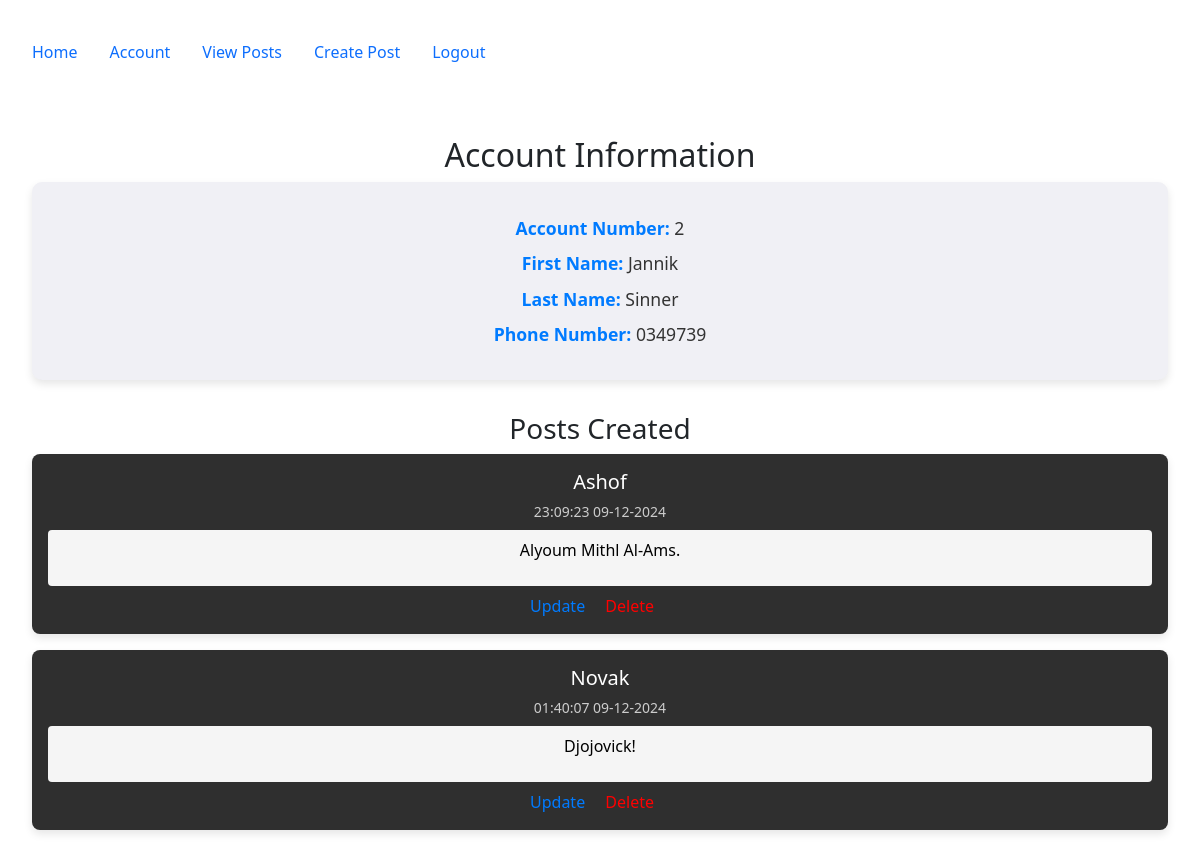
Page /account (signed in) on the earlier database version.
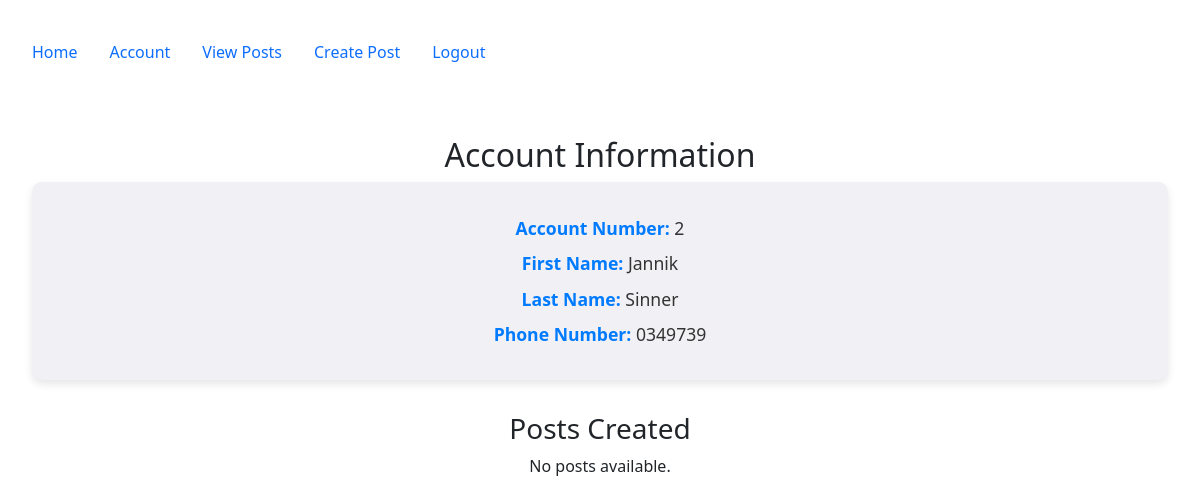
Same page on the later database version.
### config.py (models this page shows, shortened)
class User(db.Model, UserMixin):
    __tablename__ = 'users'
    id = db.Column(db.Integer, primary_key=True)
    email = db.Column(db.String(100), nullable=False, unique=True)
    password = db.Column(db.String(128), nullable=False)
    firstname = db.Column(db.String(100), nullable=False)
    lastname = db.Column(db.String(100), nullable=False)
    phone = db.Column(db.String(100), nullable=False)
    mfa_key = db.Column(db.String(32), nullable=False, default='')  # Store MFA key
    salt = db.Column(db.String(44), nullable=False,default=lambda: base64.urlsafe_b64encode(os.urandom(32)).decode('utf-8'))
    mfa_enabled = db.Column(db.Boolean, nullable=False, default=False)  # Track if MFA is enabled
    role = db.Column(db.String(50), nullable=False, default='end_user')
    posts = db.relationship("Post", order_by=Post.id, back_populates="user")
    log = db.relationship("Log", uselist=False, back_populates="user", cascade="all, delete-orphan")
    is_deleted = db.Column(db.Boolean, nullable=False, default=False)

class Post(db.Model):
   __tablename__ = 'posts'
   id = db.Column(db.Integer, primary_key=True)
   userid = db.Column(db.Integer, db.ForeignKey('users.id', ondelete="CASCADE"), nullable=False)
   created = db.Column(db.DateTime, nullable=False, default=datetime.utcnow)
   title_encrypted = db.Column(db.LargeBinary, nullable=False)
   body_encrypted = db.Column(db.LargeBinary, nullable=False)
   user = db.relationship("User", back_populates="posts")
   @staticmethod
   def derive_key(salt):
       return base64.urlsafe_b64encode(salt.encode('utf-8').ljust(32)[:32])
   @staticmethod
   def decrypt(data, key):
       fernet = Fernet(key)
       return fernet.decrypt(data).decode('utf-8')

### accounts/views.py (the view)
@accounts_bp.route('/account')
@login_required
def account():
    user = current_user  # Get the logged-in user
    encryption_key = Post.derive_key(user.salt)  # Derive the encryption key for the user
    user_posts = []
    posts_query = Post.query.filter_by(userid=user.id).all()
    for post in posts_query:
        try:
            decrypted_post = {
                "id": post.id,
                "title": Post.decrypt(post.title_encrypted, encryption_key),
                "body": Post.decrypt(post.body_encrypted, encryption_key),
                "created": post.created,
            }
            user_posts.append(decrypted_post)
        except Exception as e:
            print(f"Failed to decrypt post ID {post.id}: {e}")
    return render_template('accounts/account.html', user=user, posts=user_posts)

### app.py (called while the page is built, shortened)
@login_manager.user_loader
def load_user(user_id):
    return User.query.get(int(user_id))

@app.before_request
def restrict_access_and_waf_function_name():
    excluded_routes = ['firewall_error', 'static']
    if request.endpoint in excluded_routes:
        return  # Skip the check for these routes
    path = request.path
    query = request.query_string.decode("utf-8")
    combined_request_data = f"{path} {query}"
    print(f"Combined Request Data: {combined_request_data}")
    for attack_type, pattern in waf_rules.items():
        if pattern.search(combined_request_data):
            print(f"Detected Attack Type: {attack_type} | Data: {combined_request_data}")
            flash(f"Attack detected: {attack_type}", "danger")
            return redirect(url_for('firewall_error', attack_type=attack_type))

### templates/accounts/account.html (shortened to what this page needs)
{% extends "base.html" %}
{% block content %}
<h2>Account Information</h2>
{% if user.is_authenticated %}
    <div class="account-info">
        <p><strong>Account Number:</strong> {{ user.id }}</p>
        <p><strong>First Name:</strong> {{ user.firstname }}</p>
        <p><strong>Last Name:</strong> {{ user.lastname }}</p>
        <p><strong>Phone Number:</strong> {{ user.phone }}</p>
    </div>
    <h3>Posts Created</h3>
    <div class="post-container">
        {% if posts %}
            {% for post in posts %}
                <div class="post-card">
                    <h4>{{ post.title }}</h4>
                    <small>{{ post.created.strftime('%H:%M:%S %d-%m-%Y') }}</small>
                    <div class="post-body">
                        <p>{{ post.body }}</p>
                    </div>
                    <div class="post-actions">
                        <a href="{{ url_for('posts.update', id=post.id) }}">Update</a>
                        <a href="{{ url_for('posts.delete', id=post.id) }}" style="color: red;">Delete</a>
                    </div>
                </div>
            {% endfor %}
        {% else %}
            <p>No posts available.</p>
        {% endif %}
    </div>
{% else %}
    <p>You must be logged in to view account details.</p>
{% endif %}
{% endblock %}

### templates/base.html (shortened to what this page needs)
<!DOCTYPE html>
<html lang="en">
<head>
    <link rel="stylesheet" href="https://cdn.jsdelivr.net/npm/bootstrap@5.2.2/dist/css/bootstrap.min.css">
</head>
<body>
<section class="container-fluid p-3 my-3">
    <nav class="nav nav-pills flex-column flex-sm-row">
        <a class="nav-item nav-link" href="{{ url_for('index') }}">Home</a>
        {% if current_user.is_authenticated %}
            {% if current_user.role == 'db_admin' %}
                <a class="nav-item nav-link" href="{{ url_for('accounts.account') }}">Account</a>
                <a class="nav-item nav-link" href="{{ url_for('admin.index', _scheme='https', _external=True) }}">DB Admin</a>
                <a class="nav-item nav-link" href="{{ url_for('accounts.logout') }}">Logout</a>
            {% elif current_user.role == 'sec_admin' %}
                <a class="nav-item nav-link" href="{{ url_for('accounts.account') }}">Account</a>
                <a class="nav-item nav-link" href="{{ url_for('security.security') }}">Security</a>
                <a class="nav-item nav-link" href="{{ url_for('accounts.logout') }}">Logout</a>
            {% else %}
                <a class="nav-item nav-link" href="{{ url_for('accounts.account') }}">Account</a>
                <a class="nav-item nav-link" href="{{ url_for('posts.posts') }}">View Posts</a>
                <a class="nav-item nav-link" href="{{ url_for('posts.create') }}">Create Post</a>
                <a class="nav-item nav-link" href="{{ url_for('accounts.logout') }}">Logout</a>
            {% endif %}
        {% else %}
            <a class="nav-item nav-link" href="{{ url_for('accounts.registration') }}">Registration</a>
            <a class="nav-item nav-link" href="{{ url_for('accounts.login') }}">Login</a>
        {% endif %}
    </nav>
    <div class="container-fluid p-3 my-5 text-center">
        {% block content %}{% endblock %}
    </div>
</section>
</body>
</html>

### templates/accounts/account.html (style rules this page uses)
.account-info { background-color: #f0f0f5; color: #333; padding: 1.5em; border-radius: 10px; box-shadow: 0 4px 8px rgba(0, 0, 0, 0.1); margin-bottom: 2em; }
.account-info p { font-size: 1.1em; margin: 0.5em 0; }
.account-info strong { color: #007bff; }
.post-container { display: flex; flex-direction: column; gap: 1em; }

Differences in the rows shown:
removed Post: created "23:09:23 09-12-2024"
removed Post: created "01:40:07 09-12-2024"
Other differences:
text now shown: "No posts available."
list line gone: "Ashof Alyoum Mithl Al-Ams. Update Delete"
list line gone: "Novak Djojovick! Update Delete"
